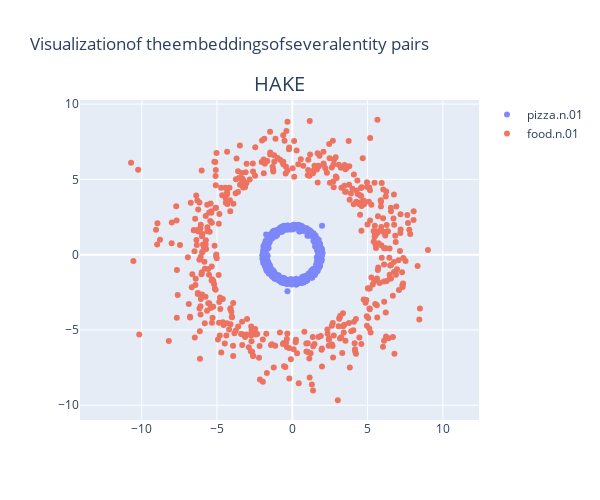

Notebook code for this chart:
### Code cell
# エンティティの埋め込みをロード
entity_embedding = np.load(os.path.join(model_path, 'entity_embedding.npy'))

# HeadとTailの座標計算
head = entity_embedding[head_id]
tail = entity_embedding[tail_id]

phase_head, mod_head = np.split(head, 2)
phase_tail, mod_tail = np.split(tail, 2)

mod_head = np.log(np.abs(mod_head)) * np.sign(mod_head)
mod_tail = np.log(np.abs(mod_tail)) * np.sign(mod_tail)

phase_head = phase_head / embedding_range * np.pi
phase_tail = phase_tail / embedding_range * np.pi

x_head, y_head = mod_head * np.cos(phase_head), mod_head * np.sin(phase_head)
x_tail, y_tail = mod_tail * np.cos(phase_tail), mod_tail * np.sin(phase_tail)

fig = go.Figure()

# Head Entityのプロット
fig.add_trace(go.Scatter(x=x_head, y=y_head, mode='markers', name=entities_dict[head_id], text=[f'Head ID: {head_id}'] * len(x_head), opacity=0.8))
# Tail Entityのプロット
fig.add_trace(go.Scatter(x=x_tail, y=y_tail, mode='markers', name=entities_dict[tail_id], text=[f'Tail ID: {tail_id}'] * len(x_tail), opacity=0.8))
# HAKEテキストの追加
fig.add_annotation(
    text="HAKE",  # 表示するテキスト
    xref="paper",  # x座標の参照元 (paperは図の左端、dataはデータ座標)
    yref="paper",  # y座標の参照元 (paperは図の下端、dataはデータ座標)
    x=0.5,  # x座標 (0.5は図の中央)
    y=1.1,  # y座標 (1.05は図の上端から5%上)
    showarrow=False,  # 矢印を非表示にする
    font=dict(size=20),  # テキストのフォントサイズ
)
# レイアウトの設定
fig.update_layout(
    title="Visualizationof theembeddingsofseveralentity pairs",
    xaxis_title=" ",
    yaxis_title=" ",
    showlegend=True,
    width=600,  # 幅
    height=500,  # 高さ
    xaxis=dict(scaleanchor="y", scaleratio=1),  # x軸のアスペクト比を1:1に設定
    yaxis=dict(scaleanchor="x", scaleratio=1),  # y軸のアスペクト比を1:1に設定
)

# プロットの表示
fig.show()

### Figure 1 — Plotly figure (JSON) as saved in the notebook; plotly's stock layout.template omitted (floating-point values rounded to 4 significant figures; data arrays with more than 128 entries replaced by an {"elided": "..."} marker saying what was removed)
{"data": [{"mode": "markers", "name": "pizza.n.01", "opacity": 0.8, "text": {"elided": "500 str values"}, "type": "scatter", "x": {"elided": "500 float values"}, "y": {"elided": "500 float values"}}, {"mode": "markers", "name": "food.n.01", "opacity": 0.8, "text": {"elided": "500 str values"}, "type": "scatter", "x": {"elided": "500 float values"}, "y": {"elided": "500 float values"}}], "layout": {"annotations": [{"font": {"size": 20}, "showarrow": false, "text": "HAKE", "x": 0.5, "xref": "paper", "y": 1.1, "yref": "paper"}], "height": 500, "showlegend": true, "title": {"text": "Visualizationof theembeddingsofseveralentity pairs"}, "width": 600, "xaxis": {"scaleanchor": "y", "scaleratio": 1, "title": {"text": " "}}, "yaxis": {"scaleanchor": "x", "scaleratio": 1, "title": {"text": " "}}}}
